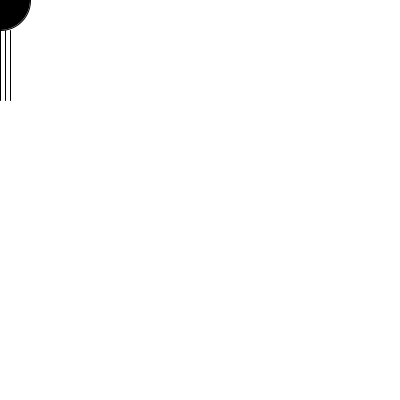
Frame 1 (no input)
Frame 60 (the mouse pressed at the canvas centre just before this capture): identical to frame 1, image omitted
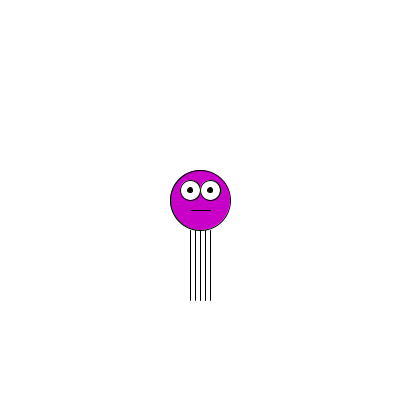
Frame 120 (the mouse held since frame 60 and released just before this capture)

The Processing sketch that drew these frames (run headless with seeded random() and noise(); from frame 60 on, the mouse is pressed at the canvas centre):

// Processing sketch: processing_36075
// ── processing_36075.pde



void setup()  {
  noCursor();
  size (400,400);
  background(255);
  smooth();
  frameRate(30);
 // strokeWeight(1);
  
  
  
  
}

void draw() {
  background(255);
  
  fill(mouseX,0,mouseY);
  ellipse(mouseX,mouseY,60,60);
  fill(255);
  ellipse(mouseX-10,mouseY-10,20,20);
  ellipse(mouseX+10,mouseY-10,20,20);
  
  fill(0);
  ellipse(mouseX-10,mouseY-10,5,5);
  ellipse(mouseX+10,mouseY-10,5,5);
  
  noFill();
  stroke(0);
  line(mouseX,mouseY+30,pmouseX,pmouseY+100);
  line(mouseX-5,mouseY+30,pmouseX-5,pmouseY+100);
  line(mouseX-10,mouseY+30,pmouseX-10,pmouseY+100);
  line(mouseX+5,mouseY+30,pmouseX+5,pmouseY+100);
  line(mouseX+10,mouseY+30,pmouseX+10,pmouseY+100);
  
  line(mouseX-10,mouseY+10,mouseX+10,mouseY+10);
  
  
  
}
